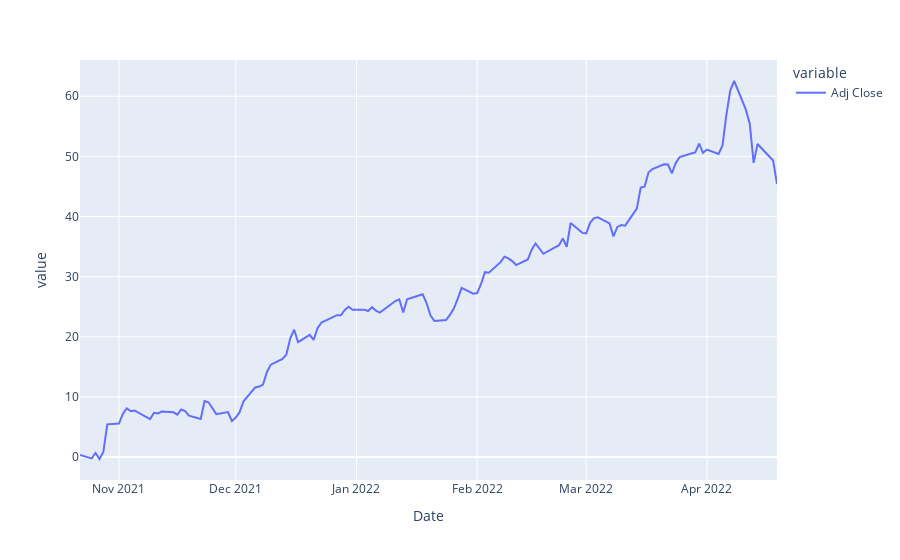

The notebook cell this image was saved under:
### Code cell
(((1 + total_pct_change_df).cumprod() - 1)*100).plot()
